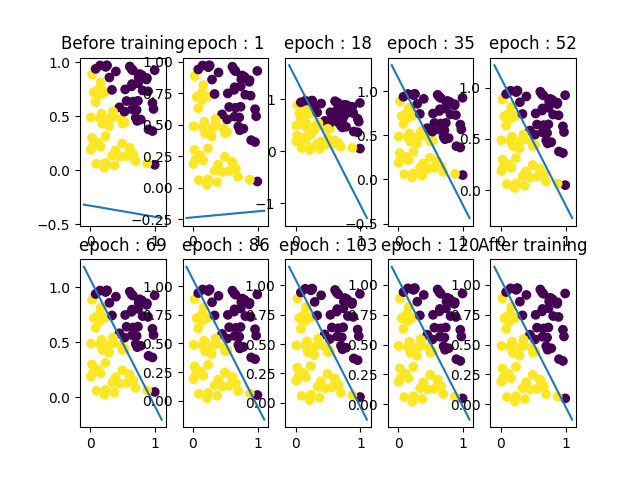

Python code for this plot:
from dataclasses import dataclass
from enum import Enum

import matplotlib
import matplotlib.pyplot as plt
import numpy as np


# training data

@dataclass
class trainingData:
    data: np.array = np.array([[0, 0], [0, 1], [1, 0], [1, 1]])
    label: np.array = np.array([0, 1, 1, 1])

    def set_training_data(self, data: np.array, label: np.array) -> None:
        if len(data) != len(label):
            raise ValueError("data and label must have same length")
        self.data = data
        self.label = label
        print("data :", self.data)
        print("label :", self.label)


def make_data(size: int = 100) -> tuple[np.array, np.array]:
    """학습 데이터를 생성하는 함수

    Args:
        size (int, optional): 학습 데이터 개수. Defaults to 100.

    Returns:
        tuple[np.array, np.array]: 학습 데이터와 레이블
    """
    data: np.array = np.random.rand(size, 2)
    label: np.array = np.zeros(size)
    for i in range(size):
        if data[i][0] + data[i][1] > 1:
            label[i] = 0
        else:
            label[i] = 1
    return data, label


class activationType(Enum):
    sign = 0
    sigmoid = 1


class activationFunction:
    def __init__(self, activation_type: activationType = activationType.sign):
        self.activation_type = activation_type

    def function(self, x: float) -> float:
        if self.activation_type == activationType.sign:
            return self._sign(x)
        elif self.activation_type == activationType.sigmoid:
            return self._sigmoid(x)
        else:
            raise ValueError("activation type is not defined")

    def diff(self, x: float) -> float:
        if self.activation_type == activationType.sign:
            return self._sign_diff(x)
        elif self.activation_type == activationType.sigmoid:
            return self._sigmoid_diff(x)
        else:
            raise ValueError("activation type is not defined")

    def _sign(self, x: float) -> int:
        if x > 0:
            return 1
        else:
            return 0

    def _sign_diff(self, x: int) -> int:
        return 1

    def _sigmoid(self, x: float) -> float:
        return 1 / (1 + np.exp(-x))

    def _sigmoid_diff(self, x: float) -> float:
        return x * (1 - x)


# perceptron
def perceptron(
    data: np.array,
    weights: np.array,
    activation_type: activationType = activationType.sign,
) -> int:
    # If data's length and weights's length are different, raise error
    if len(data) != len(weights):
        raise ValueError("data and weights must have same length")

    # calculate dot product
    dot = data @ weights

    activation = activationFunction(activation_type)

    # use sign function
    return activation.function(dot)


# training perceptron


def train_perceptron(
    data: np.array,
    label: np.array,
    weights: np.array,
    epochs: int = 100,
    learning_rate: float = 0.05,
    activation_type: activationType = activationType.sign,
) -> np.array:
    activation = activationFunction(activation_type)
    for trial in range(epochs):
        update_weights = np.zeros(len(weights))
        for i in range(len(data)):
            # add bias
            data_with_bias = np.concatenate((data[i], [1]))
            # run perceptron
            perceptron_output: float = perceptron(
                data_with_bias, weights, activation_type
            )
            # if the output is not correct, update weights
            error = label[i] - perceptron_output
            update_weights += (
                activation.diff(perceptron_output) * data_with_bias * error
            )
        # update weights
        weights += learning_rate * update_weights

        # print & plot weights every epochs/7
        if trial % (epochs // 7) == 0:
            print("epoch :", trial + 1, " weights :", weights)
            plt.subplot(2, 5, 2 + trial // (epochs // 7))
            plt.title("epoch : " + str(trial + 1))
            plt.scatter(data[:, 0], data[:, 1], c=label)
            x = np.linspace(-0.1, 1.1, 10)
            y = (-weights[0] * x - weights[2]) / weights[1]
            plt.plot(x, y)

    return weights


def main():
    # make training data
    training_data: trainingData = trainingData()
    data, label = make_data(80)
    training_data.set_training_data(data, label)

    # init weights
    weights = np.random.rand(3)
    print("init weights : ", weights)

    # plot before training
    plt.subplot(2, 5, 1)
    plt.title("Before training")
    plt.scatter(
        training_data.data[:, 0], training_data.data[:, 1], c=training_data.label
    )
    x = np.linspace(-0.1, 1.1, 10)
    y = (-weights[0] * x - weights[2]) / weights[1]
    plt.plot(x, y)

    # train perceptron
    weights = train_perceptron(
        training_data.data,
        training_data.label,
        weights,
        epochs=120,
        learning_rate=0.05,
        activation_type=activationType.sigmoid,
    )
    print("trained weights", weights)

    # plot after training
    plt.subplot(2, 5, 10)
    plt.title("After training")
    plt.scatter(
        training_data.data[:, 0], training_data.data[:, 1], c=training_data.label
    )
    y = (-weights[0] * x - weights[2]) / weights[1]
    plt.plot(x, y)

    plt.savefig("perceptron.png")


if __name__ == "__main__":
    main()
